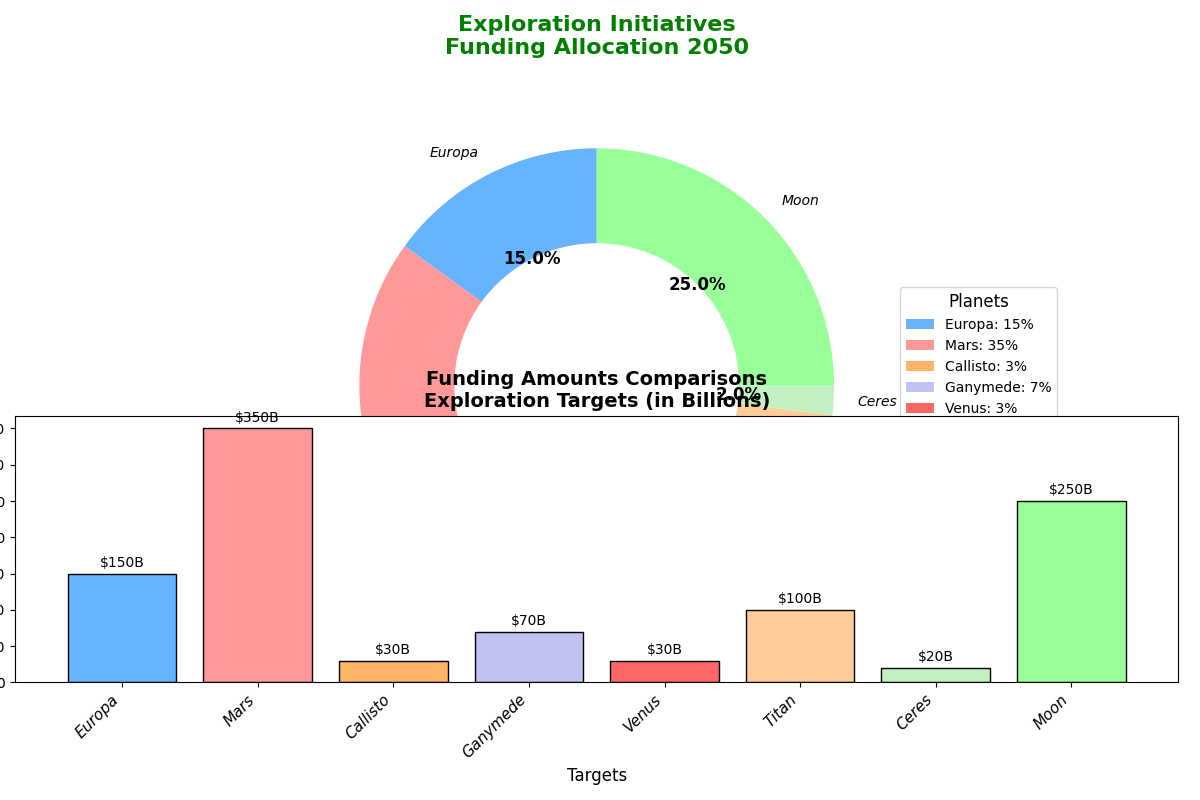

Write Python code to recreate this figure.
import matplotlib.pyplot as plt
import numpy as np

planets = ["Europa", "Mars", "Callisto", "Ganymede", "Venus", "Titan", "Ceres", "Moon"]
funding_percentages = [15, 35, 3, 7, 3, 10, 2, 25]

colors = ['#66b3ff','#ff9999','#ffb366','#c2c2f0','#ff6666','#ffcc99','#c2f0c2','#99ff99']

fig, ax = plt.subplots(figsize=(12, 8))
wedges, texts, autotexts = ax.pie(funding_percentages, labels=planets, colors=colors,
                                  autopct='%1.1f%%', startangle=90, textprops=dict(color="black"),
                                  wedgeprops=dict(width=0.4))

plt.setp(autotexts, size=12, weight="bold")
plt.setp(texts, size=10, style='italic')

ax.set_title('Exploration Initiatives\nFunding Allocation 2050', 
             fontsize=16, fontweight='bold', color='green', pad=25)

ax.legend(wedges, [f"{planet}: {percentage}%" for planet, percentage in zip(planets, funding_percentages)],
          title="Planets", loc="center left", bbox_to_anchor=(1, 0, 0.5, 1), fontsize=10, title_fontsize=12)

ax.set_aspect('equal')

funding_amounts = [150, 350, 30, 70, 30, 100, 20, 250] 
ax_bar = fig.add_subplot(212)
x_pos = np.arange(len(planets))
bars = ax_bar.bar(x_pos, funding_amounts, color=colors, edgecolor='black')

ax_bar.set_title('Funding Amounts Comparisons\nExploration Targets (in Billions)', fontsize=14, weight='bold')
ax_bar.set_xlabel('Targets', fontsize=12)
ax_bar.set_ylabel('Funding (Billion $)', fontsize=12)
ax_bar.set_xticks(x_pos)
ax_bar.set_xticklabels(planets, rotation=45, ha='right', fontsize=11, style='italic')

for bar in bars:
    height = bar.get_height()
    ax_bar.text(bar.get_x() + bar.get_width() / 2, height + 5, f"${height}B", ha='center', va='bottom', fontsize=10)

plt.tight_layout()

plt.show()
